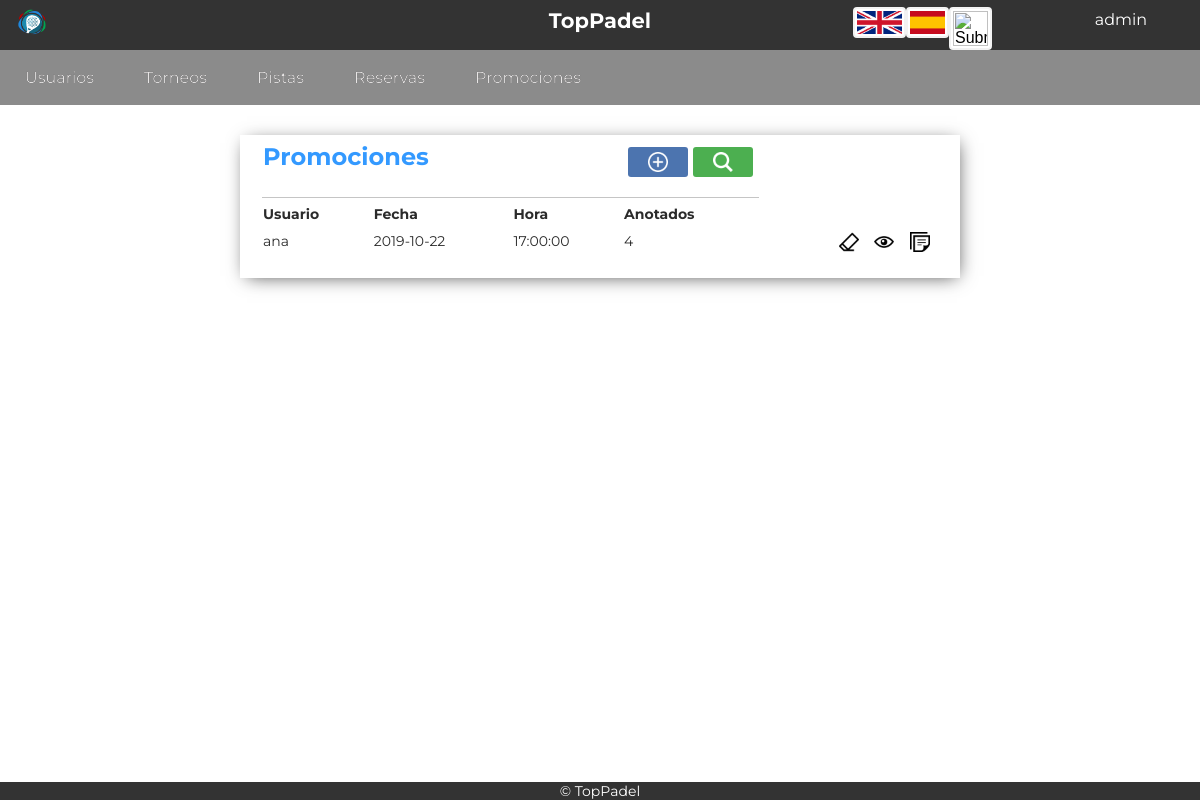
Before: /Controllers/Promociones_Controller.php (signed in) with the older database file.
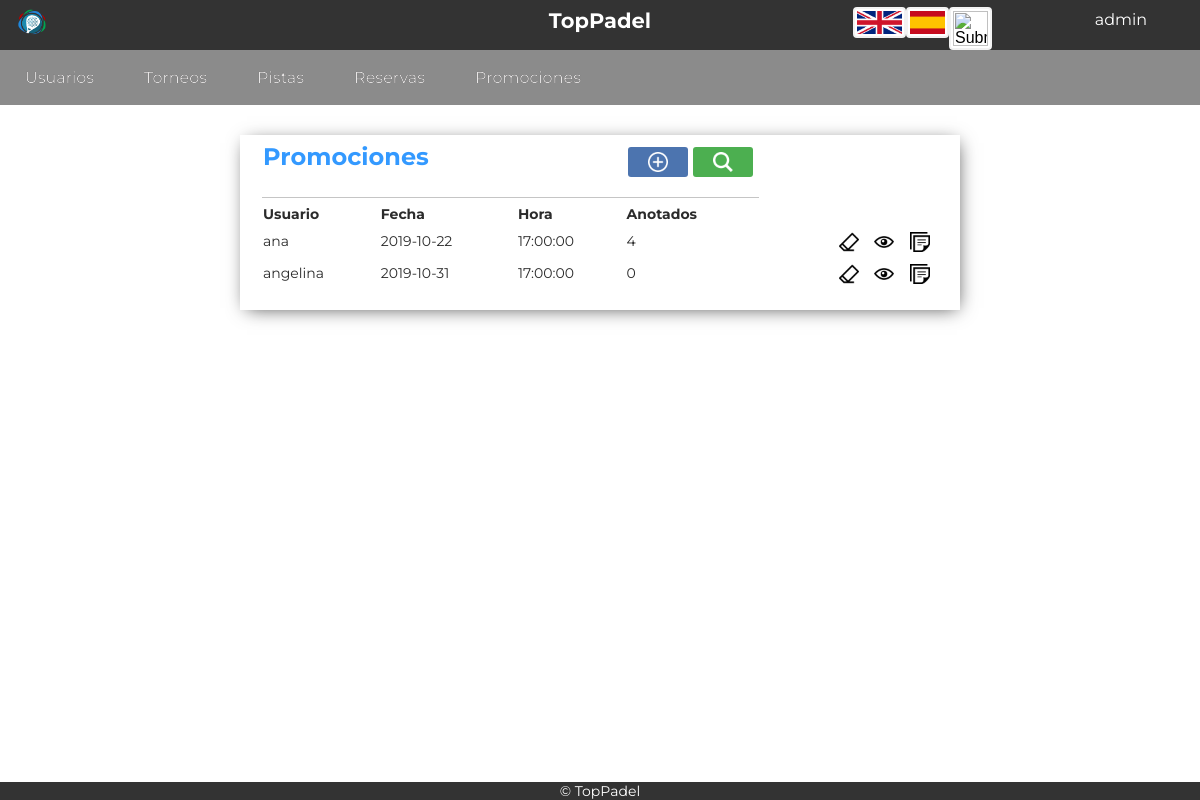
After: the same page with the newer database file.
### tables this page shows
CREATE TABLE `promociones` (
  `ID_Promo` int(11) NOT NULL,
  `fecha` date NOT NULL,
  `hora_inicio` time NOT NULL,
  `usuarios_login_usuario` varchar(45) DEFAULT NULL,
  `pista_ID_Pista` tinyint(5) DEFAULT NULL,
  `cerrada` enum('SI','NO') NOT NULL
);

### Functions/Authentication.php (called while the page is built)
<?php
function IsAuthenticated(){
	if (!isset($_SESSION['login'])){
		return false;
	}
	else{
		return true;
	}
}
?>

### Models/Promociones_Model.php (called while the page is built, shortened)
<?php
class Promociones_Model {
function __construct($ID_Promo, $fecha, $hora_inicio, $usuarios_login_usuario, $pista_ID_Pista, $socio){
		include_once 'Access_DB.php';
		$this->mysqli = ConnectDB();
}
function PromocionesShowAllTodas(){
	$sql = "SELECT ID_Promo,fecha,hora_inicio,usuarios_login_usuario,
			pista_ID_Pista
			FROM promociones promo
			";
	if (!($resultado = $this->mysqli->query($sql))){
		return 'No existe';
	}
    else{
		$result = $resultado;
		return $result;
	}
}
}
?>

### Models/Access_DB.php (called while the page is built)
<?php
function ConnectDB()
{
    $mysqli = new mysqli("localhost", "todolist", "todolist", "todolist");
	if ($mysqli->connect_errno) {
		include './MESSAGE.php';
		new MESSAGE("Fallo al conectar a MySQL: (" . $mysqli->connect_errno . ") " . $mysqli->connect_error, './index.php');
		return false;
	}
	else{
		return $mysqli;
	}
}
?>

### Views/Promociones_SHOWALL_Admin_View.php (the view, shortened to what this page needs)
<?php
include_once '../Functions/Authentication.php';
include_once '../Views/Header.php';
 class Promociones_SHOWALL_Admin{
	var $datos;
	var $usuarios;
	var $usuarios2;
	function __construct($datos,$usuarios,$enlace){
		$this -> datos = $datos;
		$this -> usuarios = $usuarios;
		$this -> usuarios2 = [];
		if($this -> usuarios -> num_rows > 0){
			while($usu = $this -> usuarios -> fetch_array()){
						$this -> usuarios2[$usu[1]] = $usu[0];
							}
		}
		$this -> pinta();
	}
	function pinta(){
?>
	<div class="showall">
		<table class="showAllUsers">
			<tr><th class="title" colspan="4"><?php echo $strings['Promociones']; ?>
			<form class="tableActions" action="../Controllers/Promociones_Controller.php" method="">
			<button class="buscar-little" name="action" value="Confirmar_SEARCH1" type="submit"></button>
			<button class="anadir-little"  name="action" value="Confirmar_ADD1" type="submit"></button>
			</form>
			</th></tr>
			<tr>
				<th><?php echo $strings['Usuario']; ?></th>
				<th><?php echo $strings['Fecha']; ?></th>
				<th><?php echo $strings['Hora']; ?></th>
				<th><?php echo $strings['Anotados']; ?></th>
				<th></th>
			</tr>
		<?php
			while($fila = $this ->datos->fetch_array()){
		?>
			<tr>
				<form action="../Controllers/Promociones_Controller.php" method="post" name="action" >
					<td><?php echo $fila['usuarios_login_usuario']; ?></td>
					<td><?php echo $fila['fecha']; ?></td>
					<td><?php echo $fila['hora_inicio'] ?></td>
					<td>
						<?php
						if($this -> usuarios-> num_rows == 0){
							echo '0';
						}
						else{
							$entra = 0;
							foreach($this -> usuarios2 as $indice => $valor){
								if($indice == $fila['ID_Promo']){
									$entra = 1;
									echo $valor;
								}
							}
							if($entra == 0){
								echo '0';
							}
						}
						?>
						</td>
					<td style="text-align:right">
						<button class="borrar" name="action" value="Confirmar_DELETE1" type="submit"></button>
						<button class="add" name="action" value="Confirmar_SHOWCURRENT" type="submit"></button>
						<button class="inscripcion" name="action" value="Confirmar_INSCRIPCION1" type="submit"></button>
					</form>
			</tr>
		<?php
			}
		?>
		</table>
	</div>
<?php
    }
}
?>
<footer>
	<?php include '../Views/Footer.php'; ?>

### Controllers/Promociones_Controller.php (shortened to what this page needs)
<?php
include_once "../Functions/Authentication.php";
if (!IsAuthenticated()){
    new MESSAGE('No puedes ver esto si no estás logueado', '../Controllers/Login_Controller.php');
}else{
	include_once "../Models/Promociones_Model.php";
	include_once "../Views/Promociones_SHOWALL_Admin_View.php";
	include_once "../Views/Promociones_SHOWALL_Todas_View.php";
	include_once "../Views/Promociones_SHOWALL_Mias_View.php";
	switch ($_REQUEST['action']){
		default:
			if(isset($_SESSION['tipo'])){
				if($_SESSION['tipo']=='ADMIN'){
					$promocion = new Promociones_Model('','','','','','');
					$datos = $promocion -> PromocionesShowAllTodas();
					$usuarios = $promocion -> ContarUsuarios();
					$respuesta = new Promociones_SHOWALL_Admin($datos,$usuarios,'../Controllers/Promociones_Controller.php');
			}
			}
	}
}
?>

### Views/Header.php (shortened to what this page needs)
<?php
	include_once '../Functions/Authentication.php';
?>
<html>
<head>
	<link rel="stylesheet" type="text/css" href="../Views/css/style.css">
	<link rel="stylesheet" href="https://cdnjs.cloudflare.com/ajax/libs/font-awesome/4.7.0/css/font-awesome.min.css">
	<link rel="stylesheet" type="text/css" href="../Views/css/tcal.css" />
</head>
<?php
if(isset($_SESSION['tipo'])){
	if($_SESSION['tipo']=='ADMIN'){
?>
<header id="main-header">
	<div class="fixednav">
		<div class="topnav">
			<div class="topnav-centered">
				<a><h2>TopPadel</h2></a>
			</div>
			<a class="alogo"><button class="logo"></button></a>
			<div class="topnav-right">
                <?php
                    if (IsAuthenticated()){
                ?>
			<nav class="perfil"><ul>
				<li><?php echo $_SESSION['login'];?></a>
				</li>
			</ul>
			</nav>
                <?php
                    }
                    else{
                ?>
                    <a href='../Controllers/Registro_Controller.php'><button class="registrar"></button></a>
                <?php
                    }
                ?>
			</div>
			<div class="flags1" >
				<form name='idioma' action="../Functions/CambioIdioma.php" method="POST" style="display: inline-block; margin:0; padding:0;">
					<input type="image" src="../Views/img/uk.png"  width="45px">
				</form>
				<form name='idioma' action="../Functions/CambioIdioma.php" method="POST" style="display: inline-block; margin:0; padding:0;">
					<input type="image"  src="../Views/img/spain.png"  width="35px" >
				</form>
				<form name='idioma' action="../Functions/CambioIdioma.php" method="POST" style="display: inline-block; margin:0; padding:0;">
					<input type="image"  src="../Views/img/galicia.png" width="35px">
				</form>
			</div>
	</div>
	<div class="menu-bar" id="menu-bar">
		<li><a href="../Controllers/Usuarios_Controller.php"><?php echo $strings['Usuarios']; ?></a></li>
		<li><a href="../Controllers/Torneos_Controller.php"><?php echo $strings['Torneos']; ?></a></li>
		<li><a href="../Controllers/Pistas_Controller.php"><?php echo $strings['Pistas']; ?></a></li>
		<li><a href="../Controllers/Reservas_Controller.php"><?php echo $strings['Reservas']; ?></a></li>
		<li><a href="../Controllers/Promociones_Controller.php"><?php echo $strings['Promociones']; ?></a></li>
	</div>
</header>
<?php
}
}
?>

### Views/Footer.php
<div class="footer" id="footer">
	<li>© TopPadel</li>
</div>
</body>
</html>

### Views/Promociones_SHOWALL_Todas_View.php (shortened to what this page needs)
<?php
include_once '../Functions/Authentication.php';
include_once '../Views/Header.php';
?>
<footer>
	<?php include '../Views/Footer.php'; ?>
</footer>

### Views/Promociones_SHOWALL_Mias_View.php (shortened to what this page needs)
<?php
include_once '../Functions/Authentication.php';
include_once '../Views/Header.php';
?>
<footer>
	<?php include '../Views/Footer.php'; ?>
</footer>

### Views/css/style.css (style rules this page uses)
.flags1 { display:inline-flex; float:right; padding:10px; width: auto; }
.flags1 form { box-shadow: none; }
.topnav { position: fixed; background-color: #333; margin: -10px 0px 0px 0px; width: 100%; height: 60; z-index: 8999; }
.topnav a { float: left; color: white; text-align: center; padding: 18px 16px 16px 16px; text-decoration: none; font-size: 14px; font-style: normal; text-shadow: 0px 0px 0px #000000; }
.topnav-centered a { float: none; position: absolute; top: 50%; left: 50%; transform: translate(-50%, -50%); }
.topnav-right { float: right; display: flex; text-align: center; }
.menu-bar { width: 100%; border-top: 50px solid; height: 55px; line-height: 100%; background: #8B8B8B; position: inherit; }
.menu-bar li { margin: 0px 0px 0px 0px; padding: 0px 0px 0px 0px; float: left; position: inherit; list-style: none; }
.menu-bar a { font-style: normal; font-size: 16px; color: #E7E5E5; text-decoration: none; display: block; padding: 20px 25px 19px 25px; margin: 0; margin-bottom: 0px; border-radius: 0px; text-shadow: 0px 0px 0px #000000; }
.footer { font-size: 14; background-color: #333; position: fixed; left: 0; bottom: 0; width: 100%; height: auto; display: inline-table; text-align: center; z-index: 999; color: white }
.footer li { display: inline; }
form { font-size:14px; color:#2b2b2b; width:50%; margin-left:auto; margin-right:auto; margin-top:50px; padding: 20px 40px 20px 20px; box-shadow: 2px 3px 18px -5px rgba(0,0,0,0.75); }
input { padding:2px; border:2px solid #f2f2f2; border-radius:4px; background-color:#fff; margin-top: 7; font-size:16px; }
.showAllUsers { font-size:14px; color:#2b2b2b; width:60%; margin-left:auto; margin-right:auto; margin-top:30px; margin-bottom: 35px; padding: 0px 20px 20px 20px; box-shadow: 2px 3px 18px -5px rgba(0,0,0,0.75); }
.title { text-align:left; font-size:24px; font-weight:bold; border-bottom: 1px solid rgba(114, 114, 114, 0.411); color:#39F; padding-bottom: 20px; }
th { padding-top: 5px; text-align: left; }
.logo { background-size: 35px 35px; background-color: #333; background-position: center; background-repeat: no-repeat; margin-top: 0px; margin-right: 0px; border: none; padding: 15px 15px; cursor: pointer; background-image: url(../img/logo.png); }
button { background-size: 20px 20px; background-position: center; background-repeat: no-repeat; margin-top: 25px; margin-right: 30px; border: none; color: white; padding: 20px 35px; text-align: center; font-size: 16px; cursor: pointer; border-radius: 3px; background-color:green; }
.buscar-little { vertical-align: text-bottom; float: right; margin-top: 5px; margin-right: 5px; padding: 15px 30px; background-image: url(../img/buscar.png); background-color: #4CAF50; }
.anadir-little { vertical-align: text-bottom; float: right; margin-top: 5px; margin-right: 5px; padding: 15px 30px; background-image: url(../img/anadir.png); background-color: rgb(76, 116, 175); }
.borrar { background-image: url(../img/borrar.png); background-color: Transparent; background-repeat:no-repeat; border: none; cursor:pointer; overflow: hidden; outline:none; margin-top: 5px; margin-right: 2px; padding: 10px 15px; margin-bottom: 3px; }
.add { background-image: url(../img/ver.png); background-color: Transparent; background-repeat:no-repeat; border: none; cursor:pointer; overflow: hidden; outline:none; margin-top: 5px; margin-right: 2px; padding: 10px 15px; margin-bottom: 3px; }
.inscripcion { background-image: url(../img/note.png); background-color: Transparent; background-repeat:no-repeat; border: none; cursor:pointer; overflow: hidden; outline:none; margin-top: 5px; margin-right: 2px; padding: 10px 15px; margin-bottom: 3px; }
.tableActions { display: contents; }
nav li { display:inline-block; width:150px; height:30px; padding: 4px; background-color:#333; border:none; text-align:center; color:#fff; position:relative; }

Changed rows visible on the page:
added promociones: usuarios_login_usuario "angelina", fecha "2019-10-31", hora_inicio "17:00:00"
